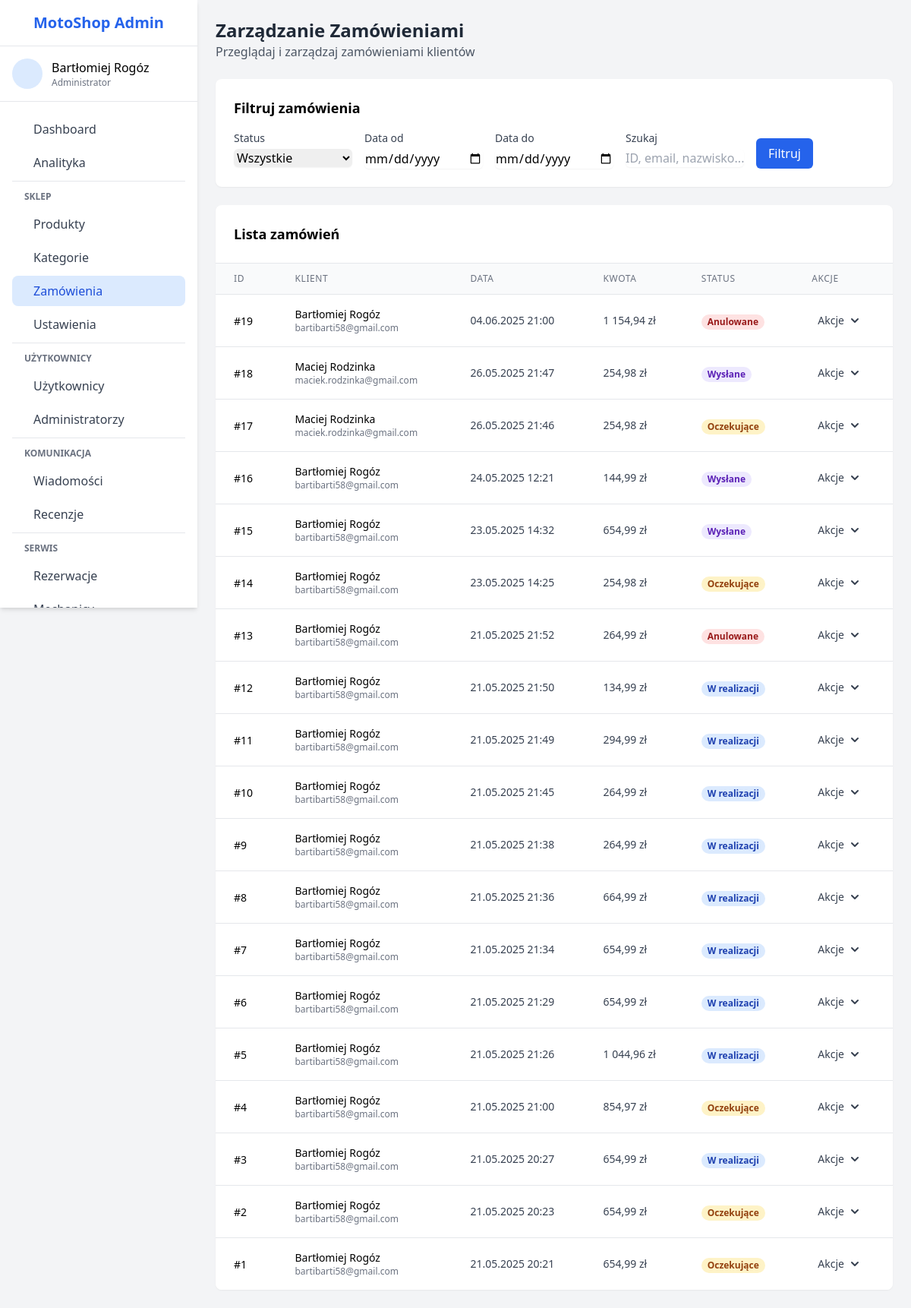
Page /admin/orders.php (signed in) on the committed database.
### tables this page shows
CREATE TABLE `orders` (
  `id` int(11) NOT NULL,
  `user_id` int(11) DEFAULT NULL,
  `order_number` varchar(50) NOT NULL,
  `status` enum('pending','processing','shipped','delivered','cancelled') DEFAULT 'pending',
  `order_date` datetime DEFAULT current_timestamp(),
  `total_amount` decimal(10,2) NOT NULL,
  `first_name` varchar(50) NOT NULL,
  `last_name` varchar(50) NOT NULL,
  `email` varchar(100) NOT NULL,
  `phone` varchar(20) DEFAULT NULL,
  `address` varchar(255) NOT NULL,
  `city` varchar(100) NOT NULL,
  `postal_code` varchar(20) NOT NULL,
  `payment_method` enum('cash','transfer','card','online') NOT NULL,
  `subtotal` decimal(10,2) DEFAULT 0.00,
  `shipping_method` varchar(50) DEFAULT NULL,
  `shipping_cost` decimal(10,2) DEFAULT 0.00,
  `total` decimal(10,2) DEFAULT 0.00,
  `payment_status` enum('pending','paid','failed') DEFAULT 'pending',
  `created_at` timestamp NOT NULL DEFAULT current_timestamp(),
  `updated_at` timestamp NOT NULL DEFAULT current_timestamp() ON UPDATE current_timestamp()
);

CREATE TABLE `users` (
  `id` int(11) NOT NULL,
  `first_name` varchar(50) NOT NULL,
  `last_name` varchar(50) NOT NULL,
  `email` varchar(100) NOT NULL,
  `phone` varchar(20) DEFAULT NULL,
  `password` varchar(255) NOT NULL,
  `google_id` varchar(255) DEFAULT NULL,
  `apple_id` varchar(255) DEFAULT NULL,
  `role` enum('user','admin','mechanic','owner') NOT NULL DEFAULT 'user',
  `newsletter` tinyint(1) DEFAULT 0,
  `created_at` timestamp NOT NULL DEFAULT current_timestamp(),
  `updated_at` timestamp NOT NULL DEFAULT current_timestamp() ON UPDATE current_timestamp(),
  `address` varchar(255) DEFAULT NULL,
  `city` varchar(100) DEFAULT NULL,
  `postal_code` varchar(20) DEFAULT NULL,
  `reset_token` varchar(64) DEFAULT NULL,
  `reset_token_expires` datetime DEFAULT NULL
);

### admin/orders.php (the view, shortened to what this page needs)
<?php
$base_path = dirname(__DIR__);
require_once $base_path . '/includes/config.php';
$date_from = isset($_GET['date_from']) ? sanitize($_GET['date_from']) : '';
$date_to = isset($_GET['date_to']) ? sanitize($_GET['date_to']) : '';
$search = isset($_GET['search']) ? sanitize($_GET['search']) : '';
$query = "SELECT o.*, u.email, u.first_name, u.last_name
          FROM orders o
          LEFT JOIN users u ON o.user_id = u.id
          WHERE 1=1";
$query .= " ORDER BY o.id DESC";
$stmt = $conn->prepare($query);
$stmt->execute();
$result = $stmt->get_result();
$orders = [];
if ($result && $result->num_rows > 0) {
    while ($row = $result->fetch_assoc()) {
        $orders[] = $row;
    }
}
include 'includes/header.php';
?>
<div class="admin-wrapper">
    <?php include 'includes/sidebar.php'; ?>
    <div class="admin-content ml-0 lg:ml-260 p-4 md:p-6">
        <div class="flex flex-col md:flex-row md:items-center md:justify-between mb-6">
            <div>
                <h1 class="text-2xl font-bold text-gray-800">Zarządzanie Zamówieniami</h1>
                <p class="text-gray-600">Przeglądaj i zarządzaj zamówieniami klientów</p>
            </div>
        </div>
        <div class="bg-white rounded-lg shadow-sm p-6 mb-6">
            <h2 class="text-lg font-semibold mb-4">Filtruj zamówienia</h2>
            <form action="" method="GET" class="grid grid-cols-1 md:grid-cols-2 lg:grid-cols-5 gap-4">
                <div>
                    <label for="status" class="block text-sm font-medium text-gray-700 mb-1">Status</label>
                    <select name="status" id="status" class="w-full rounded-md border-gray-300 shadow-sm focus:border-blue-500 focus:ring focus:ring-blue-500 focus:ring-opacity-50">
                        <option value="">Wszystkie</option>
                    </select>
                </div>
                <div>
                    <label for="date_from" class="block text-sm font-medium text-gray-700 mb-1">Data od</label>
                    <input type="date" name="date_from" id="date_from" value="<?php echo $date_from; ?>" class="w-full rounded-md border-gray-300 shadow-sm focus:border-blue-500 focus:ring focus:ring-blue-500 focus:ring-opacity-50">
                </div>
                <div>
                    <label for="date_to" class="block text-sm font-medium text-gray-700 mb-1">Data do</label>
                    <input type="date" name="date_to" id="date_to" value="<?php echo $date_to; ?>" class="w-full rounded-md border-gray-300 shadow-sm focus:border-blue-500 focus:ring focus:ring-blue-500 focus:ring-opacity-50">
                </div>
                <div>
                    <label for="search" class="block text-sm font-medium text-gray-700 mb-1">Szukaj</label>
                    <input type="text" name="search" id="search" value="<?php echo $search; ?>" placeholder="ID, email, nazwisko..." class="w-full rounded-md border-gray-300 shadow-sm focus:border-blue-500 focus:ring focus:ring-blue-500 focus:ring-opacity-50">
                </div>
                <div class="flex items-end">
                    <button type="submit" class="bg-blue-600 hover:bg-blue-700 text-white py-2 px-4 rounded-md">
                        Filtruj
                    </button>
                </div>
            </form>
        </div>
        <div class="bg-white rounded-lg shadow-sm overflow-hidden">
            <div class="p-6 border-b border-gray-200">
                <h2 class="text-lg font-semibold">Lista zamówień</h2>
            </div>
            <?php if (empty($orders)): ?>
            <div class="p-6 text-center">
                <p class="text-gray-500">Brak zamówień spełniających kryteria wyszukiwania.</p>
            </div>
            <?php else: ?>
            <div class="overflow-x-auto">
                <table class="min-w-full divide-y divide-gray-200">
                    <thead class="bg-gray-50">
                        <tr>
                            <th scope="col" class="px-6 py-3 text-left text-xs font-medium text-gray-500 uppercase tracking-wider">ID</th>
                            <th scope="col" class="px-6 py-3 text-left text-xs font-medium text-gray-500 uppercase tracking-wider">Klient</th>
                            <th scope="col" class="px-6 py-3 text-left text-xs font-medium text-gray-500 uppercase tracking-wider">Data</th>
                            <th scope="col" class="px-6 py-3 text-left text-xs font-medium text-gray-500 uppercase tracking-wider">Kwota</th>
                            <th scope="col" class="px-6 py-3 text-left text-xs font-medium text-gray-500 uppercase tracking-wider">Status</th>
                            <th scope="col" class="px-6 py-3 text-left text-xs font-medium text-gray-500 uppercase tracking-wider">Akcje</th>
                        </tr>
                    </thead>
                    <tbody class="bg-white divide-y divide-gray-200">
                        <?php foreach ($orders as $order): ?>
                        <tr class="hover:bg-gray-50">
                            <td class="px-6 py-4 whitespace-nowrap">
                                <span class="text-sm font-medium">#<?php echo $order['id']; ?></span>
                            </td>
                            <td class="px-6 py-4">
                                <div class="text-sm">
                                    <?php
                                    if (!empty($order['first_name']) && !empty($order['last_name'])) {
                                        echo htmlspecialchars($order['first_name'] . ' ' . $order['last_name']);
                                        echo '<div class="text-xs text-gray-500">' . htmlspecialchars($order['email']) . '</div>';
                                    } else {
                                        echo htmlspecialchars($order['email'] ?? 'Brak danych');
                                    }
                                    ?>
                                </div>
                            </td>
                            <td class="px-6 py-4 whitespace-nowrap text-sm text-gray-700">
                                <?php echo date('d.m.Y H:i', strtotime($order['created_at'])); ?>
                            </td>
                            <td class="px-6 py-4 whitespace-nowrap text-sm text-gray-700">
                                <?php echo number_format($order['total_amount'], 2, ',', ' '); ?> zł
                            </td>
                            <td class="px-6 py-4 whitespace-nowrap">
                                <?php
                                $status = $order['status'] ?? 'pending';
                                $status_class = '';
                                $status_text = '';
                                switch ($status) {
                                    case 'pending':
                                        $status_class = 'bg-yellow-100 text-yellow-800';
                                        $status_text = 'Oczekujące';
                                        break;
                                    case 'processing':
                                        $status_class = 'bg-blue-100 text-blue-800';
                                        $status_text = 'W realizacji';
                                        break;
                                    case 'shipped':
                                        $status_class = 'bg-purple-100 text-purple-800';
                                        $status_text = 'Wysłane';
                                        break;
                                    case 'cancelled':
                                        $status_class = 'bg-red-100 text-red-800';
                                        $status_text = 'Anulowane';
                                        break;
                                }
                                ?>
                                <span class="px-2 inline-flex text-xs leading-5 font-semibold rounded-full <?php echo $status_class; ?>">
                                    <?php echo $status_text; ?>
                                </span>
                            </td>
                            <td class="px-6 py-4 whitespace-nowrap text-sm font-medium">
                                <div class="relative inline-block text-left" x-data="{ open: false }" id="dropdown-<?php echo $order['id']; ?>">
                                    <div>
                                        <button @click="open = !open" type="button" class="inline-flex justify-center w-full rounded-md px-2 py-1 bg-white text-sm font-medium text-gray-700 hover:bg-gray-50 focus:outline-none focus:ring-2 focus:ring-offset-2 focus:ring-blue-500">
                                            Akcje
                                            <svg class="-mr-1 ml-1 h-5 w-5" xmlns="http://www.w3.org/2000/svg" viewBox="0 0 20 20" fill="currentColor" aria-hidden="true">
                                                <path fill-rule="evenodd" d="M5.293 7.293a1 1 0 011.414 0L10 10.586l3.293-3.293a1 1 0 111.414 1.414l-4 4a1 1 0 01-1.414 0l-4-4a1 1 0 010-1.414z" clip-rule="evenodd" />
                                            </svg>
                                        </button>
                                    </div>
                                </div>
                            </td>
                        </tr>
                        <?php endforeach; ?>
                    </tbody>
                </table>
            </div>
            <?php endif; ?>
        </div>
    </div>
</div>
<?php include 'includes/footer.php'; ?>

### admin/includes/header.php (style rules this page uses)
* { box-sizing: border-box; }
body { overflow-x: hidden; }
.admin-wrapper { display: flex; width: 100%; min-height: 100vh; }
.admin-content { flex-grow: 1; margin-left: 260px; width: calc(100% - 260px); transition: all 0.3s; }

### rows in the picture
orders: id "19", user.last_name "Bartłomiej Rogóz", user.email "bartibarti58@gmail.com", created_at "04.06.2025 21:00", total_amount "1 154,94", status "Anulowane"
orders: id "18", user.last_name "Maciej Rodzinka", user.email "maciek.rodzinka@gmail.com", created_at "26.05.2025 21:47", total_amount "254,98", status "Wysłane"
orders: id "17", user.last_name "Maciej Rodzinka", user.email "maciek.rodzinka@gmail.com", created_at "26.05.2025 21:46", total_amount "254,98", status "Oczekujące"
orders: id "16", user.last_name "Bartłomiej Rogóz", user.email "bartibarti58@gmail.com", created_at "24.05.2025 12:21", total_amount "144,99", status "Wysłane"
orders: id "15", user.last_name "Bartłomiej Rogóz", user.email "bartibarti58@gmail.com", created_at "23.05.2025 14:32", total_amount "654,99", status "Wysłane"
orders: id "14", user.last_name "Bartłomiej Rogóz", user.email "bartibarti58@gmail.com", created_at "23.05.2025 14:25", total_amount "254,98", status "Oczekujące"
orders: id "13", user.last_name "Bartłomiej Rogóz", user.email "bartibarti58@gmail.com", created_at "21.05.2025 21:52", total_amount "264,99", status "Anulowane"
orders: id "12", user.last_name "Bartłomiej Rogóz", user.email "bartibarti58@gmail.com", created_at "21.05.2025 21:50", total_amount "134,99", status "W realizacji"
orders: id "11", user.last_name "Bartłomiej Rogóz", user.email "bartibarti58@gmail.com", created_at "21.05.2025 21:49", total_amount "294,99", status "W realizacji"
orders: id "10", user.last_name "Bartłomiej Rogóz", user.email "bartibarti58@gmail.com", created_at "21.05.2025 21:45", total_amount "264,99", status "W realizacji"
orders: id "9", user.last_name "Bartłomiej Rogóz", user.email "bartibarti58@gmail.com", created_at "21.05.2025 21:38", total_amount "264,99", status "W realizacji"
orders: id "8", user.last_name "Bartłomiej Rogóz", user.email "bartibarti58@gmail.com", created_at "21.05.2025 21:36", total_amount "664,99", status "W realizacji"
orders: id "7", user.last_name "Bartłomiej Rogóz", user.email "bartibarti58@gmail.com", created_at "21.05.2025 21:34", total_amount "654,99", status "W realizacji"
orders: id "6", user.last_name "Bartłomiej Rogóz", user.email "bartibarti58@gmail.com", created_at "21.05.2025 21:29", total_amount "654,99", status "W realizacji"
orders: id "5", user.last_name "Bartłomiej Rogóz", user.email "bartibarti58@gmail.com", created_at "21.05.2025 21:26", total_amount "1 044,96", status "W realizacji"
orders: id "4", user.last_name "Bartłomiej Rogóz", user.email "bartibarti58@gmail.com", created_at "21.05.2025 21:00", total_amount "854,97", status "Oczekujące"
orders: id "3", user.last_name "Bartłomiej Rogóz", user.email "bartibarti58@gmail.com", created_at "21.05.2025 20:27", total_amount "654,99", status "W realizacji"
orders: id "2", user.last_name "Bartłomiej Rogóz", user.email "bartibarti58@gmail.com", created_at "21.05.2025 20:23", total_amount "654,99", status "Oczekujące"
orders: id "1", user.last_name "Bartłomiej Rogóz", user.email "bartibarti58@gmail.com", created_at "21.05.2025 20:21", total_amount "654,99", status "Oczekujące"

### other values in the picture
$_SESSION['admin_name'] "Bartłomiej Rogóz"
$role_display "Administrator"
